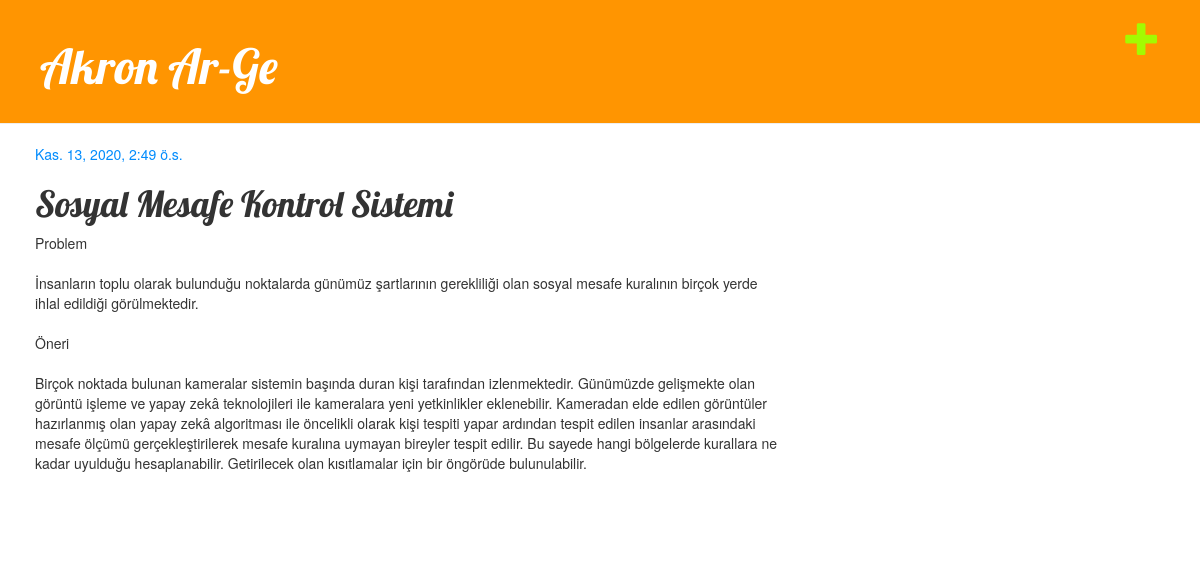
Screenshot of /post/3/ with the database file from the repository.
### blog/models.py (models this page shows, shortened)
class Post(models.Model):
    author = models.ForeignKey('auth.User', on_delete=models.CASCADE)
    title = models.CharField(max_length=200)
    text = models.TextField()
    created_date = models.DateTimeField(
            default=timezone.now)
    published_date = models.DateTimeField(
            blank=True, null=True)

### blog/views.py (the view)
# urls.py: path('post/<int:pk>/', views.post_detail, name='post_detail'),
def post_detail(request, pk):
    post = get_object_or_404(Post,pk=pk)
    return render(request, 'blog/post_detail.html',{'post':post})

### blog/templates/blog/post_detail.html
{% extends 'blog/base.html' %}
{% block content %}
    <div class="post">
        {% if post.published_date %}
            <div class="date">
                {{ post.published_date }}
            </div>
        {% endif %}
        <h1>{{ post.title }}</h1>
        <p>{{ post.text|linebreaksbr }}</p>
    </div>
{% endblock %}

### blog/static/css/blog.css (style rules this page uses)
h1, h2, h3, h4 { font-family: 'Lobster', cursive; }
.date { color: rgb(2, 140, 253); }
.post { margin-bottom: 70px; }

### rows the page displays
Post: published_date "Kas. 13, 2020, 2:49 ö.s.", title "Sosyal Mesafe Kontrol Sistemi", text "Problem İnsanların toplu olarak bulunduğu noktalarda günümüz şartlarının gerekliliği olan sosyal mesafe kuralının birçok yerde ihlal edildiği görülmektedir. Öneri Birçok noktada bulunan kameralar sistemin başında duran kişi tarafından izlenmektedir. Günümüzde gelişmekte olan görüntü işleme ve yapay zekâ teknolojileri ile kameralara yeni yetkinlikler eklenebilir. Kameradan elde edilen görüntüler hazırlanmış olan yapay zekâ algoritması ile öncelikli olarak kişi tespiti yapar ardından tespit edilen insanlar arasındaki mesafe ölçümü gerçekleştirilerek mesafe kuralına uymayan bireyler tespit edilir. Bu sayede hangi bölgelerde kurallara ne kadar uyulduğu hesaplanabilir. Getirilecek olan…"
